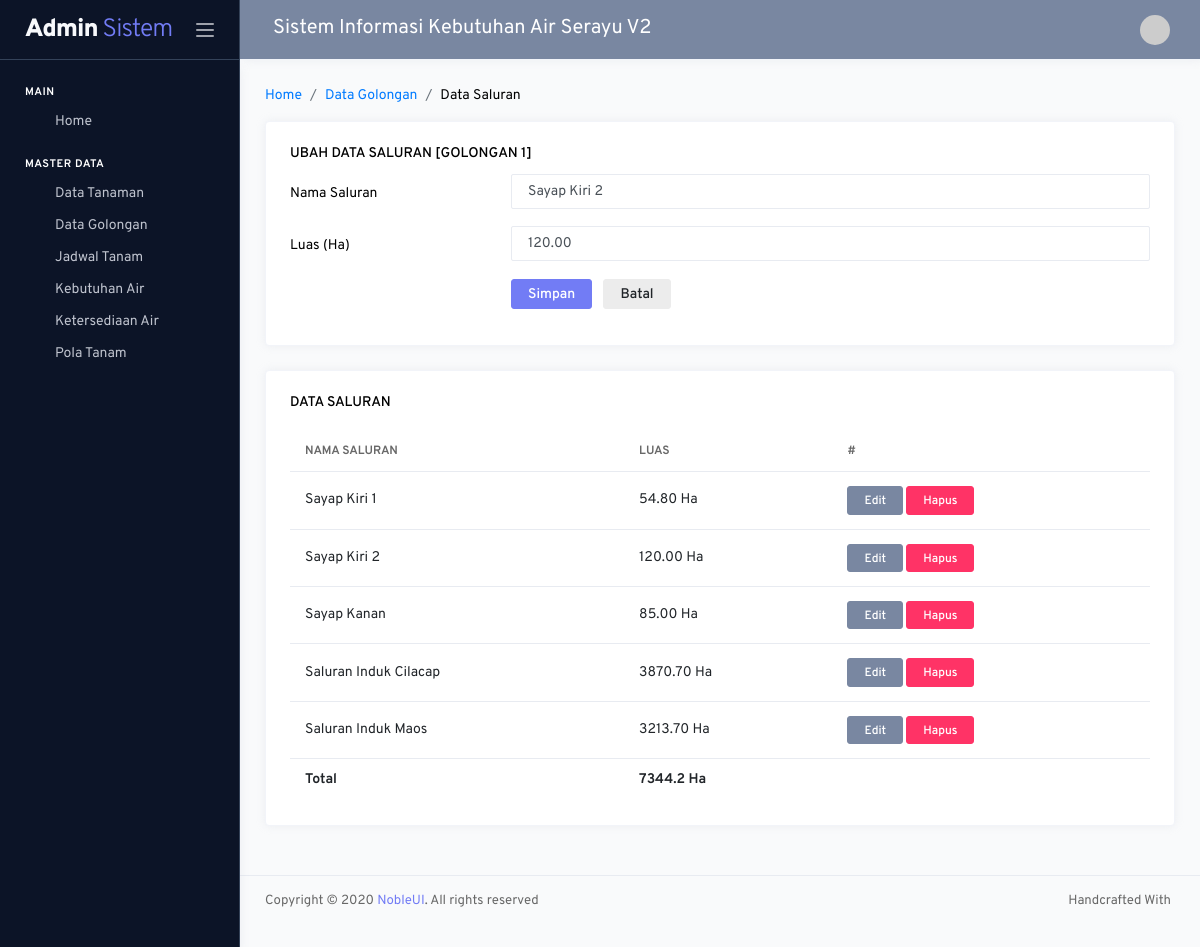
Screenshot of /admin/index.php?hal=golongan/detail&id=1&saluran=2 with the database file from the repository.
### tables this page shows
CREATE TABLE `tb_golongan` (
  `idgolongan` int(11) NOT NULL,
  `namagolongan` varchar(100) DEFAULT NULL,
  `efisiensi` int(11) DEFAULT NULL
);

CREATE TABLE `tb_saluran` (
  `idsaluran` int(11) NOT NULL,
  `nama` varchar(100) DEFAULT NULL,
  `luas` decimal(10,2) DEFAULT NULL,
  `idgolongan` int(11) DEFAULT NULL
);

### setting/crud.php (called while the page is built, shortened)
<?php
function _dataGetAll ($mysqli,$sql){
  $hasil=array();
  $result = $mysqli->query($sql);
  $num_results = $result->num_rows;
  if($num_results > 0){
    while ($data=mysqli_fetch_assoc($result)) {
      array_push($hasil,$data);
    }
  }
  return $hasil;
}
function _dataGetId($conn,$table,$kondisi){
  $row = $conn->query("Select * from $table where $kondisi")->fetch_assoc();
  return $row;
}
function caridata($conn,$qry){
  $row = $conn->query("$qry")->fetch_array();
  $x=$row[0];
  if($x==""){
    return "";
  }else{
    return $x;
  }
}
?>

### admin/modul/golongan/detail.php (the view, shortened to what this page needs)
<?php
if(isset($_GET['saluran']))
	extract(_dataGetId($mysqli,"tb_saluran","idsaluran='".$_GET['saluran']."'"));
?>
<nav class="page-breadcrumb">
	<ol class="breadcrumb">
		<li class="breadcrumb-item"><a href="?hal=dashboard">Home</a></li>
		<li class="breadcrumb-item"><a href="?hal=golongan/data">Data Golongan</a></li>
		<li class="breadcrumb-item" aria-current="page">Data Saluran</li>
	</ol>
</nav>
<div class="row">
	<div class="col-md-12 grid-margin stretch-card">
		<div class="card">
			<div class="card-body">
				<?php
				$namagolongan=caridata($mysqli,"select namagolongan from tb_golongan where idgolongan='".$_GET['id']."'");
				?>
				<h6 class="card-title"><?=(isset($_GET['saluran']) ? 'Ubah':'Tambah')?> Data Saluran [<?=$namagolongan?>]</h6>
				<form class="forms-sample" action="?hal=golongan/prosessaluran" method="POST">
					<div class="form-group row">
						<label for="input" class="col-sm-3 col-form-label">Nama Saluran</label>
						<div class="col-sm-9">
							<input type="text" class="form-control" name="nama" value="<?=@$nama?>" placeholder="Inputkan Nama Saluran" required>
						</div>
					</div>
					<div class="form-group row">
						<label for="input" class="col-sm-3 col-form-label">Luas (Ha)</label>
						<div class="col-sm-9">
							<input type="text" class="form-control" name="luas" value="<?=@$luas?>" placeholder="Inputkan Luas Saluran" required>
						</div>
					</div>
					<div class="form-group row ">
						<div class="col-sm-9 offset-3">
							<button type="submit" class="btn btn-primary mr-2" name="<?=(isset($_GET['saluran']) ? 'ubah':'tambah')?>">Simpan</button>
							<a class="btn btn-light" href="?hal=golongan/data">Batal</a>
						</div>
					</div>
				</form>
			</div>
		</div>
	</div>
</div>
<div class="row">
	<div class="col-md-12 grid-margin stretch-card">
		<div class="card">
			<div class="card-body">
				<h6 class="card-title">Data Saluran</h6>
				<div class="table-responsive">
					<table id="" class="table">
						<thead>
							<tr>
								<th>Nama Saluran</th>
								<th>Luas</th>
								<th>#</th>
							</tr>
						</thead>
						<tbody>
							<?php
							$total=0;
							$sql="SELECT * FROM tb_saluran where idgolongan='".$_GET['id']."'";
							foreach (_dataGetAll($mysqli,$sql) as $key => $value) {
								extract($value);
								$total+=$luas;
								?>
								<tr>
									<td><?=$nama?></td>
									<td><?=$luas." Ha"?></td>
									<td>
										<?=_edit("?hal=golongan/detail&id=$idgolongan&saluran=$idsaluran")?>
										<?=_hapus("?hal=golongan/prosessaluran&hapus=$idsaluran")?>
									</td>
								</tr>
							<?php } ?>
							<tr>
								<th>Total</th>
								<th colspan="2"><?=$total." Ha"?></th>
							</tr>
						</tbody>
					</table>
				</div>
			</div>
		</div>
	</div>
</div>

### admin/_partials/_link.php (shortened to what this page needs)
<?php
function _edit($link){
	echo "<a href='$link' class='btn btn-secondary btn-sm'>Edit</a>";
}
function _hapus($link){ ?>
	 <a class="btn btn-danger btn-sm" href="<?=$link?>" onclick="return confirm('Apakah anda yakin akan menghapus data ini?')">Hapus</a>
<?php }
?>

### admin/_partials/_css.php (style rules this page uses)
.form-group { margin-top: -20px!important; }

### rows the page displays
tb_golongan: namagolongan "GOLONGAN 1"
tb_saluran: nama "Sayap Kiri 2", luas "120.00"
tb_saluran: nama "Sayap Kiri 1", luas "54.80"
tb_saluran: nama "Sayap Kanan", luas "85.00"
tb_saluran: nama "Saluran Induk Cilacap", luas "3870.70"
tb_saluran: nama "Saluran Induk Maos", luas "3213.70"

### other values shown
judul "Sistem Informasi Kebutuhan Air Serayu V2"
$total "7344.2"
